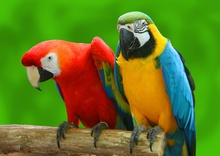
%> input picture Saliency Detection/1.jpg, 220 x 156 px, shrunk from 1000 x 708 before the run
$ octave --eval "result = luminous_contrast_map('1.jpg');"   (GNU Octave 9; MATLAB toolbox functions it lacks are replaced by stand-ins)
%> lines starting %> are read from the running program, lines starting %| are printed output that depends on the picture
function [H]=luminous_contrast_map(img)
%> called with img = '1.jpg'
    I=imread(img);
%> I is the input picture: size 156x220x3 uint8; mean R, G, B 98, 121.4, 32.1
    img=rgb2gray(I);
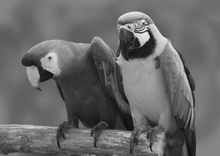
%> img: size 156x220 uint8; min 11, max 240, mean 104.2
    img = mat2gray(img);
%> img: size 156x220 double
    I=mean2(img)
%> I = 0.407
    sz = size(img);
%> sz = [156 220]
    n=2;
    b=zeros(1,1);
    H = zeros(sz(1),sz(2));
    H = padarray(img,[3,3]);
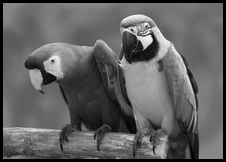
%> H: size 162x226 double; min 0, max 1, mean 0.381
    img = padarray(img,[2,2]);
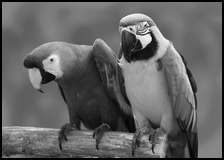
%> img: size 160x224 double; min 0, max 1, mean 0.39
    for r = 3:sz(1)
        for c = 3:sz(2)
            row=1;
            for k=-2:2
                col=1;
                for l=-2:2
                    b(row,col)=img(r+k,c+l);
                    col=col+1;
                end
                row=row+1;
            end
            tsum=sum(sum(b));
            I2=(1/5)*tsum;
            H(r,c)= (abs(I-I2))^n;
       end
    end
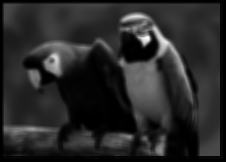
%> H: size 162x226 double; min 0, max 17.79, mean 2.88; drawn with min black and max white
%> after the loop, b = [0.533 0.533 0.533 0.533 0.533; 0.533 0.533 0.533 0.533 0.533; 0.533 0.533 0.533 0.533 0.533; 0.533 0.533 0.533 0.533 0.533; 0.533 0.533 0.533 0.533 0.533]
   % [6 lines of commented-out code are left out]
    H;
end

$ run again, on Saliency Detection/3.jpg
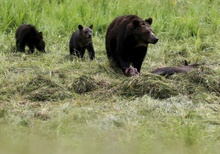
%> input picture Saliency Detection/3.jpg, 220 x 154 px, shrunk from 1000 x 698 before the run
%> in luminous_contrast_map, I is the input picture: size 154x220x3 uint8; mean R, G, B 131.6, 136.8, 91
%> in luminous_contrast_map, `img = mat2gray(img);`:
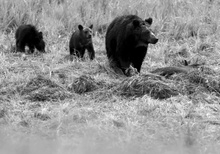
%> img: size 154x220 double; min 0, max 1, mean 0.57
%> I = 0.57
%> after the loop in luminous_contrast_map, `for r = 3:sz(1)`:
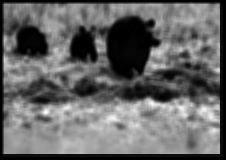
%> H: size 160x226 double; min 0, max 13.46, mean 5.44; drawn with min black and max white
%> after the loop in luminous_contrast_map, `for r = 3:sz(1)`: b = [0.724 0.724 0.702 0.706 0.724; 0.715 0.737 0.724 0.719 0.715; 0.702 0.711 0.719 0.724 0.719; 0.68 0.702 0.706 0.728 0.706; 0.693 0.702 0.706 0.728 0.706]

$ run again, on Saliency Detection/4.jpg
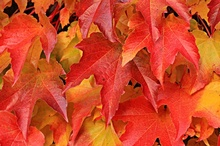
%> input picture Saliency Detection/4.jpg, 220 x 146 px, shrunk from 640 x 426 before the run
%> in luminous_contrast_map, I is the input picture: size 146x220x3 uint8; mean R, G, B 206.5, 72.5, 40
%> in luminous_contrast_map, `img = mat2gray(img);`:
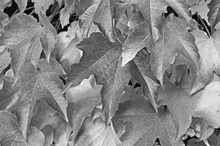
%> img: size 146x220 double; min 0, max 1, mean 0.524
%> I = 0.524
%> after the loop in luminous_contrast_map, `for r = 3:sz(1)`:
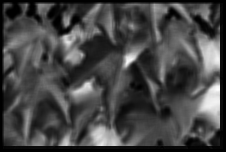
%> H: size 152x226 double; min 0, max 15.63, mean 4.3; drawn with min black and max white
%> after the loop in luminous_contrast_map, `for r = 3:sz(1)`: b = [0.354 0.335 0.403 0.427 0.345; 0.335 0.33 0.422 0.417 0.388; 0.33 0.267 0.413 0.413 0.383; 0.33 0.311 0.427 0.403 0.374; 0.335 0.335 0.432 0.403 0.393]

$ run again, on Saliency Detection/5.jpg
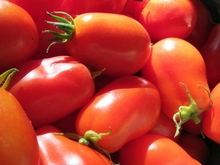
%> input picture Saliency Detection/5.jpg, 220 x 165 px, shrunk from 640 x 480 before the run
%> in luminous_contrast_map, I is the input picture: size 165x220x3 uint8; mean R, G, B 181.5, 58.9, 44
%> in luminous_contrast_map, `img=rgb2gray(I);`:
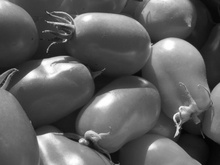
%> img: size 165x220 uint8; min 2, max 255, mean 93.9
%> I = 0.363
%> after the loop in luminous_contrast_map, `for r = 3:sz(1)`:
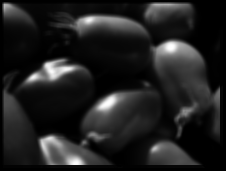
%> H: size 171x226 double; min 0, max 21.22, mean 2.8; drawn with min black and max white
%> after the loop in luminous_contrast_map, `for r = 3:sz(1)`: b = [0.0356 0.0395 0.0435 0.0474 0.0514; 0.0356 0.0435 0.0474 0.0514 0.0553; 0.0395 0.0474 0.0514 0.0553 0.0593; 0.0435 0.0514 0.0553 0.0593 0.0632; 0.0474 0.0553 0.0593 0.0632 0.0672]
